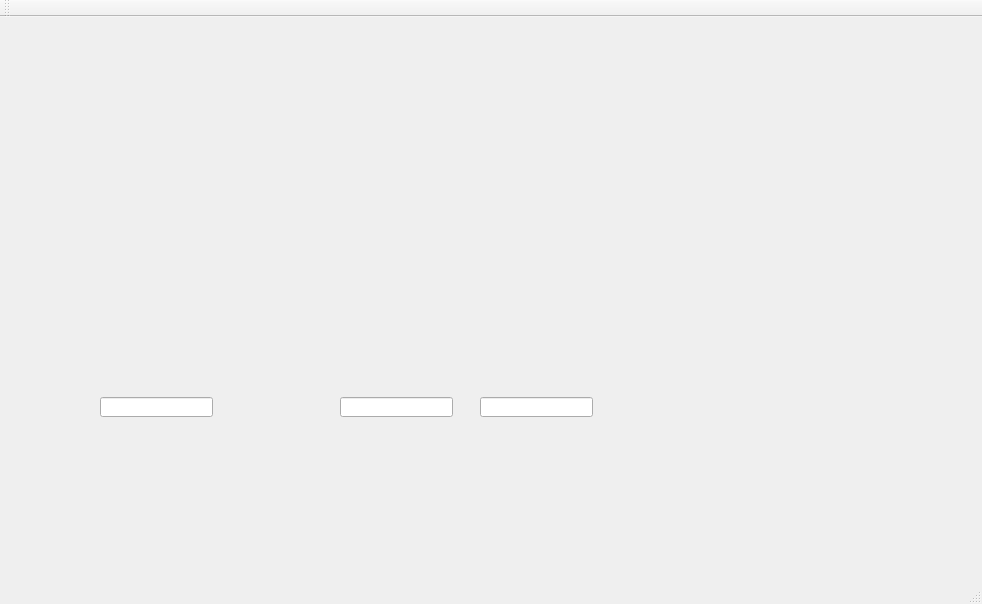
<?xml version="1.0" encoding="UTF-8"?>
<ui version="4.0">
 <class>MainWindow</class>
 <widget class="QMainWindow" name="MainWindow">
  <property name="geometry">
   <rect>
    <x>0</x>
    <y>0</y>
    <width>982</width>
    <height>604</height>
   </rect>
  </property>
  <property name="windowTitle">
   <string>MainWindow</string>
  </property>
  <widget class="QWidget" name="centralWidget">
   <widget class="QLineEdit" name="lineEdit1">
    <property name="geometry">
     <rect>
      <x>100</x>
      <y>380</y>
      <width>113</width>
      <height>20</height>
     </rect>
    </property>
   </widget>
   <widget class="QLineEdit" name="lineEdit">
    <property name="geometry">
     <rect>
      <x>340</x>
      <y>380</y>
      <width>113</width>
      <height>20</height>
     </rect>
    </property>
   </widget>
   <widget class="QLineEdit" name="lineEdit2">
    <property name="geometry">
     <rect>
      <x>480</x>
      <y>380</y>
      <width>113</width>
      <height>20</height>
     </rect>
    </property>
   </widget>
  </widget>
  <widget class="QMenuBar" name="menuBar">
   <property name="geometry">
    <rect>
     <x>0</x>
     <y>0</y>
     <width>982</width>
     <height>23</height>
    </rect>
   </property>
  </widget>
  <widget class="QToolBar" name="mainToolBar">
   <attribute name="toolBarArea">
    <enum>TopToolBarArea</enum>
   </attribute>
   <attribute name="toolBarBreak">
    <bool>false</bool>
   </attribute>
  </widget>
  <widget class="QStatusBar" name="statusBar"/>
 </widget>
 <layoutdefault spacing="6" margin="11"/>
 <resources/>
 <connections/>
</ui>
